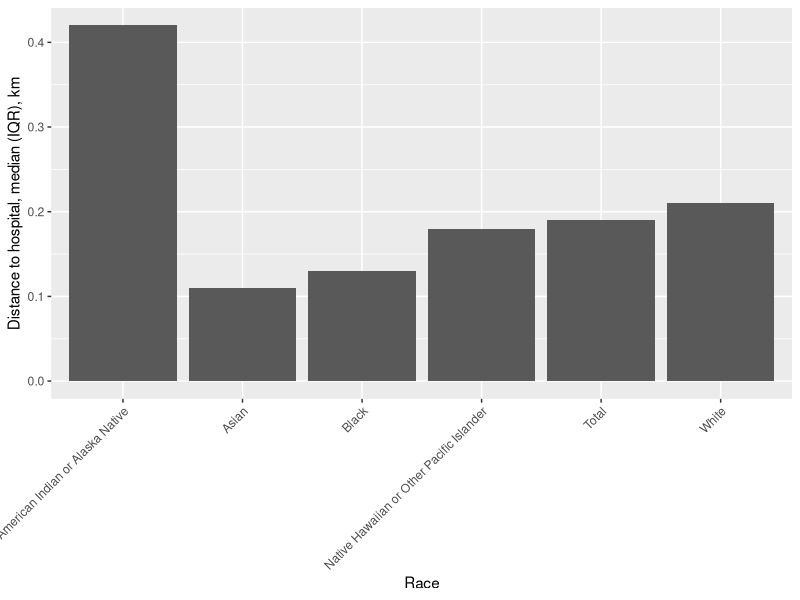
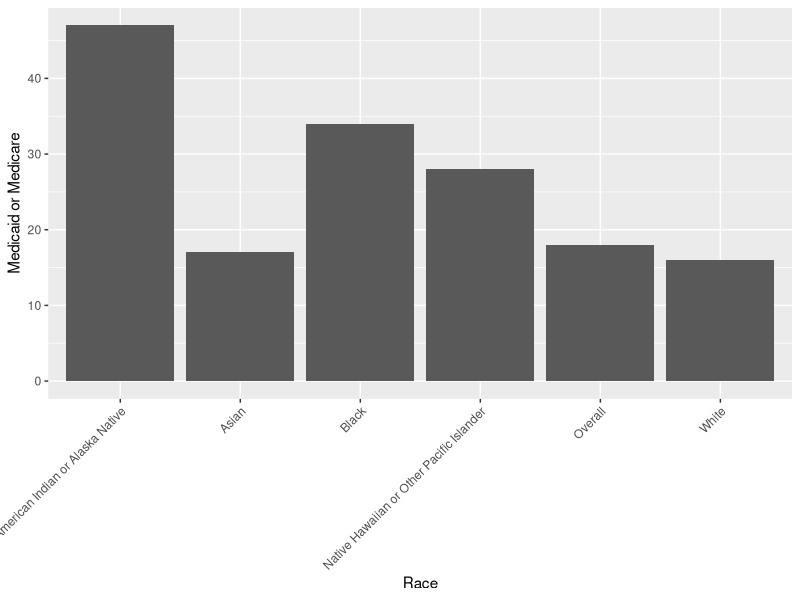

Recreate these plots in R, in order.
## ---- chunk 1
library(tidyverse)
## ---- chunk 2
finaldata <- read_csv("finaldata4.csv")
## ---- chunk 3
finaldata
## ---- chunk 4
finaldata |>
  ggplot(aes(x = Race, y = `Distance to hospital, median (IQR), km`)) +
  geom_bar(stat = "identity") +
  theme(axis.text.x = element_text(angle = 45, hjust = 1))
## ---- chunk 5
finaldataperc <- read_csv("finaldataperc.csv")
## ---- chunk 6
finaldataperc
## ---- chunk 7
finaldataperc |>
  ggplot(aes(x = Race, y = `Medicaid or Medicare`)) +
  geom_bar(stat = "identity") +
  theme(axis.text.x = element_text(angle = 45, hjust = 1))
